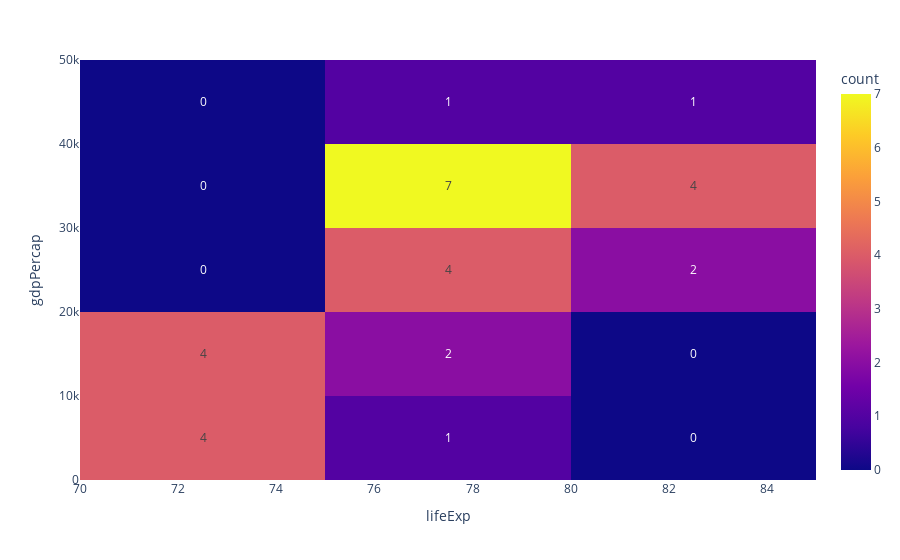

The code cell stored with this chart in its notebook:
### Code cell
df2 = px.data.gapminder().query("year == 2007").query("continent == 'Europe'")
fig = px.density_heatmap(df2, x="lifeExp", y="gdpPercap", text_auto=True)
fig.show()

### Figure 1 — Plotly figure (JSON) as saved in the notebook; plotly's stock layout.template omitted (floating-point values rounded to 4 significant figures)
{"data": [{"coloraxis": "coloraxis", "hovertemplate": "lifeExp=%{x}<br>gdpPercap=%{y}<br>count=%{z}<extra></extra>", "name": "", "texttemplate": "%{z}", "type": "histogram2d", "x": [76.42, 79.83, 79.44, 74.85, 73.0, 75.75, 76.49, 78.33, 79.31, 80.66, 79.41, 79.48, 73.34, 81.76, 78.89, 80.55, 74.54, 79.76, 80.2, 75.56, 78.1, 72.48, 74.0, 74.66, 77.93, 80.94, 80.88, 81.7, 71.78, 79.42], "xaxis": "x", "xbingroup": "x", "y": [5937.0, 36130.0, 33690.0, 7446.0, 10680.0, 14620.0, 22830.0, 35280.0, 33210.0, 30470.0, 32170.0, 27540.0, 18010.0, 36180.0, 40680.0, 28570.0, 9254.0, 36800.0, 49360.0, 15390.0, 20510.0, 10810.0, 9787.0, 18680.0, 25770.0, 28820.0, 33860.0, 37510.0, 8458.0, 33200.0], "yaxis": "y", "ybingroup": "y"}], "layout": {"coloraxis": {"colorbar": {"title": {"text": "count"}}, "colorscale": [[0, "#0d0887"], [0.1111, "#46039f"], [0.2222, "#7201a8"], [0.3333, "#9c179e"], [0.4444, "#bd3786"], [0.5556, "#d8576b"], [0.6667, "#ed7953"], [0.7778, "#fb9f3a"], [0.8889, "#fdca26"], [1, "#f0f921"]]}, "legend": {"tracegroupgap": 0}, "margin": {"t": 60}, "xaxis": {"anchor": "y", "domain": [0, 1], "title": {"text": "lifeExp"}}, "yaxis": {"anchor": "x", "domain": [0, 1], "title": {"text": "gdpPercap"}}}}
